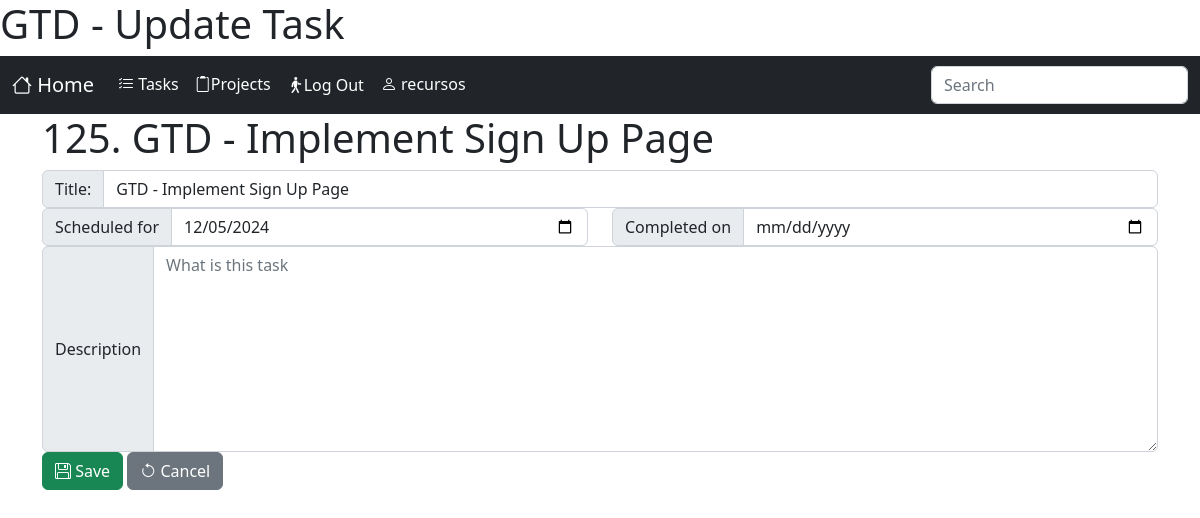
Screenshot of /tasks/task/125/update/?next=/tasks/display_tasks/ (signed in) with the database file from the repository.
### tasks/models.py (models this page shows, shortened)
class Task(models.Model):
    TYPE_CHOICES = {
        'ST': 'Stuff',
        'TK': 'Task',
        'PJ': 'Project',
        'RF': 'Reference',
    }
    user = models.ForeignKey(settings.AUTH_USER_MODEL, verbose_name='User', on_delete=models.CASCADE)
    type = models.CharField('Type', max_length=2, choices=TYPE_CHOICES, default='TK')
    title = models.CharField("Title", max_length=160)
    description = models.TextField("description", blank=True, null=True)
    dt_scheduled = models.DateTimeField("Scheduled for", blank=True, null=True, default=defautlSchedule)
    dt_completed = models.DateTimeField("Completed on", blank=True, null=True)
    dt_canceled  = models.DateTimeField("Completed on", blank=True, null=True)
    created = models.DateTimeField('Created', auto_now_add=True, null=True)
    modified = models.DateTimeField('Modified', auto_now=True, null=True)
    class Meta:
        verbose_name = 'Task'
        verbose_name_plural = 'Tasks'
        ordering = ['user', 'dt_completed','dt_scheduled']

### tasks/views.py (the view, shortened to what this page needs)
# urls.py: path('task/<int:pk>/update/', TaskUpdateView.as_view(), name='update_task'),
class TaskUpdateView(LoginRequiredMixin, UpdateView):
    template_name = 'tasks/update_task.html'
    model = Task
    fields = ['title', 'description', 'dt_scheduled', 'dt_completed']
    def get_object(self, queryset=None):
        obj = super().get_object(queryset)
        if obj.user != self.request.user:
            raise PermissionDenied("You has no permission to edit this Task.")
        return obj

### tasks/templates/tasks/update_task.html (shortened to what this page needs)
{% extends 'core.html' %}
{% load static %}
{% block content %}
<h1>{{object.pk}}. {{object.title}}</h1>
<form class="" method="post" action="{% url 'tasks:update_task' object.pk %}">
    <fieldset>
      <div class="row form-group{% if form.title.errors %} has-error {% endif %}">
        <div class="input-group">
            <label for="id_title" class="input-group-text">Title:</label><input type="text" class="form-control" name="title" id="id_title" placeholder="Insert a task and press <ENTER>" value="{{object.title}}">
        </div>
      </div>
      <div class="row">
          <div class="col-6 form-group{% if form.dt_scheduled.errors %} has-error {% endif %}">
            <div class="input-group">
                <label for="id_dt_scheduled" class="input-group-text">Scheduled for</label><input type="date" class="form-control" name="dt_scheduled" id="id_dt_scheduled" value="{{object.dt_scheduled|date:'Y-m-d'|default:''}}" placeholder="Date">
            </div>
          </div>
          <div class="col-6 form-group{% if form.dt_completed.errors %} has-error {% endif %}">
            <div class="input-group">
                <label for="id_dt_completed" class="input-group-text">Completed on</label><input type="date" class="form-control" name="dt_completed" id="id_dt_completed" value="{{object.dt_completed|date:'Y-m-d'|default:''}}" placeholder="Date">
            </div>
          </div>
      </div>
      <div class="row form-group{% if form.description.errors %} has-error {% endif %}">
        <div class="col input-group">
            <label class="input-group-text" for="id_description">Description</label>
            <textarea class="form-control" placeholder="What is this task" id="id_description" name="description" rows="8">{{object.description|default:''}}</textarea>
        </div>
      </div>
      <div class="row">
          <div class="col">
              <button class="btn btn-success" type="submit"><i class="bi bi-floppy"></i> Save</button>
              <button class="btn btn-secondary" type="reset"><i class="bi bi-arrow-counterclockwise"></i> Cancel</button>
          </div>
      </div>
    </fieldset>
</form>
{%endblock%}

### core/templates/core.html (shortened to what this page needs)
<!DOCTYPE html>
<html lang="en">
<head>
    <link href="https://cdn.jsdelivr.net/npm/bootstrap@5.2.3/dist/css/bootstrap.min.css" rel="stylesheet">
    <link rel="stylesheet" href="https://cdn.jsdelivr.net/npm/bootstrap-icons@1.11.3/font/bootstrap-icons.min.css">
</head>
<body>
  <header>
      <h1>
      </h1>
  </header>
  <nav class="navbar navbar-expand-sm navbar-dark bg-dark">
    <div class="container-fluid">
        <a class="navbar-brand" href="{% url 'index' %}"><i class="bi bi-house"></i> Home</a>
        <div class="collapse navbar-collapse" id="navbarSupportedContent">
            <ul class="navbar-nav me-auto mb-2 mb-lg-0">
                {% block nav %}
                    <li class="nav-item">
                      <a class="nav-link active" aria-current="page" href="{% url 'tasks:index' %}"><i class="bi bi-list-check"></i> Tasks</a>
                    </li>
                    <li class="nav-item">
                        <a class="nav-link active" aria-current="page" href="{% url 'tasks:index' %}"><i class="bi bi-clipboard2"></i>Projects</a>
                    </li>
                {% endblock %}
                {% if user.is_authenticated %}
                    <li class="nav-item">
                        <form action="{% url 'logout' %}" method="post">{% csrf_token %}<button type="submit" class="nav-link active btn btn-link" aria-current="page"><i class="bi bi-person-walking"></i>Log Out</button></form>
                    </li>
                    <li class="nav-item">
                      <a class="nav-link active" aria-current="page" href="#"><i class="bi bi-person"></i> {{ user.username }}</a>
                    </li>
                {% endif %}
            </ul>
            <form role="search">
                <input class="form-control" type="search" placeholder="Search" aria-label="Search">
            </form>
        </div>
    </div>
  </nav>
  <main class="container">
    {% block content %}{% endblock %}
  </main>
</body>
</html>

### rows the page displays
Task: pk "125", title "GTD - Implement Sign Up Page", dt_scheduled "12/05/2024"

### other values shown
{{ user.username }} "recursos"
